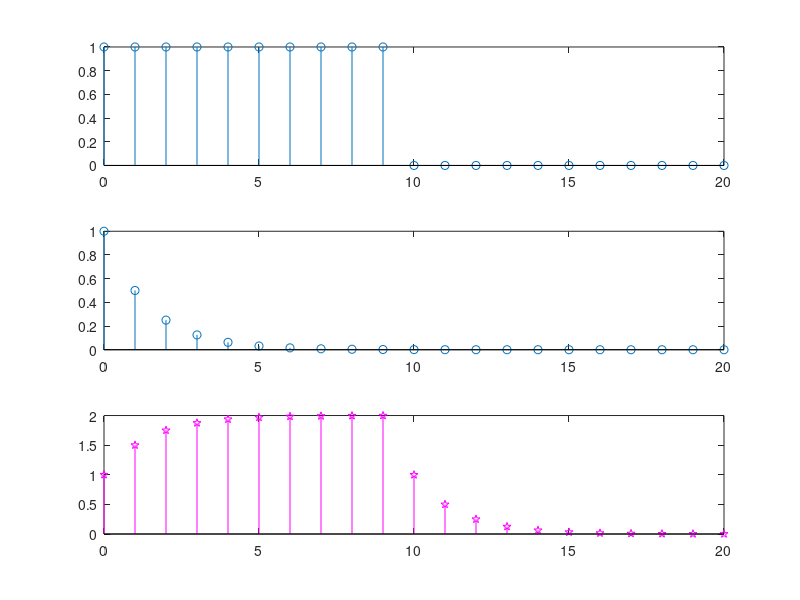

Write the MATLAB code that produced this figure.
n = [0:20];
N = length(n);

x = [ones(1, 10) zeros(1, N - 10)];
h = [2.^-n];
y = conv(x, h);

figure(1);
subplot(3, 1, 1);
stem(n, x);
subplot(3, 1, 2);
stem(n, h);
subplot(3, 1, 3);
stem(n, y(1:N), "mp");
